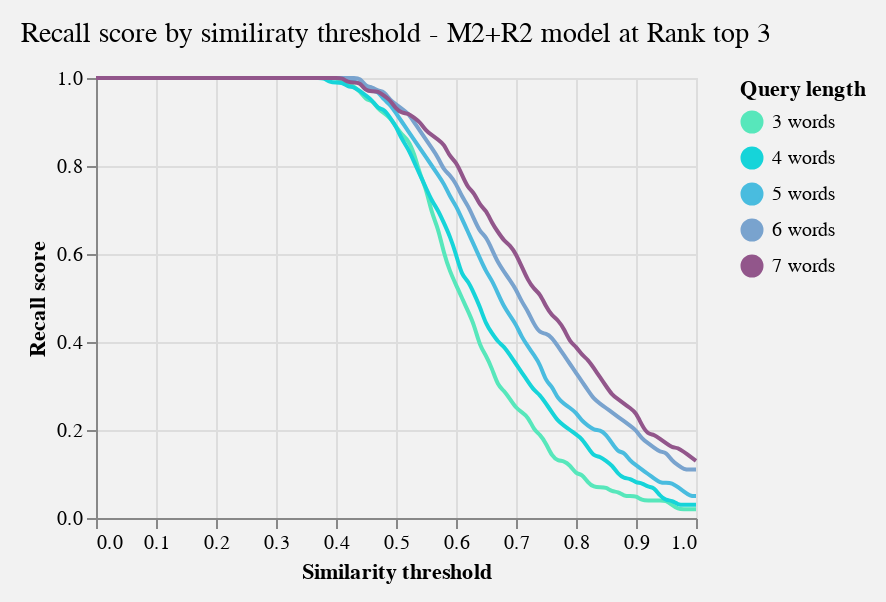

Notebook code for this chart:
### Code cell
y = "Recall score"
title = 'Recall score by similiraty threshold - M2+R2 model at Rank top 3'
chart_with_tooltip(source, x, y, color, tooltip, title, chart_type)

### Figure 1 — Vega-Lite specification as saved in the notebook (floating-point values rounded to 4 significant figures; data arrays with more than 128 entries replaced by an {"elided": "..."} marker saying what was removed)
{"config": {"view": {"continuousWidth": 400, "continuousHeight": 300}, "background": "#F2F2F2"}, "layer": [{"mark": {"type": "line", "interpolate": "basis"}, "encoding": {"color": {"type": "nominal", "field": "Query length", "scale": {"domain": ["3 words", "4 words", "5 words", "6 words", "7 words"], "range": ["#57E7BB", "#16D4D9", "#49BCDF", "#79A3CE", "#92568B"]}}, "x": {"type": "quantitative", "field": "Similarity threshold"}, "y": {"type": "quantitative", "field": "Recall score"}}}, {"mark": "point", "encoding": {"opacity": {"value": 0}, "x": {"type": "quantitative", "field": "Similarity threshold"}}, "selection": {"selector010": {"type": "single", "nearest": true, "on": "mouseover", "fields": ["Similarity threshold"], "empty": "none"}}}, {"mark": "point", "encoding": {"color": {"type": "nominal", "field": "Query length", "scale": {"domain": ["3 words", "4 words", "5 words", "6 words", "7 words"], "range": ["#57E7BB", "#16D4D9", "#49BCDF", "#79A3CE", "#92568B"]}}, "opacity": {"condition": {"value": 1, "selection": "selector010"}, "value": 0}, "x": {"type": "quantitative", "field": "Similarity threshold"}, "y": {"type": "quantitative", "field": "Recall score"}}}, {"mark": {"type": "rule", "color": "gray"}, "encoding": {"x": {"type": "quantitative", "field": "Similarity threshold"}}, "transform": [{"filter": {"selection": "selector010"}}]}, {"mark": {"type": "text", "align": "left", "dx": 5, "dy": -5}, "encoding": {"color": {"type": "nominal", "field": "Query length", "scale": {"domain": ["3 words", "4 words", "5 words", "6 words", "7 words"], "range": ["#57E7BB", "#16D4D9", "#49BCDF", "#79A3CE", "#92568B"]}}, "text": {"condition": {"type": "quantitative", "field": "F1 score", "selection": "selector010"}, "value": " "}, "x": {"type": "quantitative", "field": "Similarity threshold"}, "y": {"type": "quantitative", "field": "Recall score"}}}], "data": {"name": "data-907059aa9c25f8f6a05cb95c741c644b"}, "height": 220, "padding": {"left": 10, "top": 10, "right": 10, "bottom": 10}, "title": {"text": "Recall score by similiraty threshold - M2+R2 model at Rank top 3", "fontSize": 14, "fontWeight": 400}, "width": 300, "$schema": "https://vega.github.io/schema/vega-lite/v4.8.1.json", "datasets": {"data-907059aa9c25f8f6a05cb95c741c644b": {"elided": "505 records"}}}
